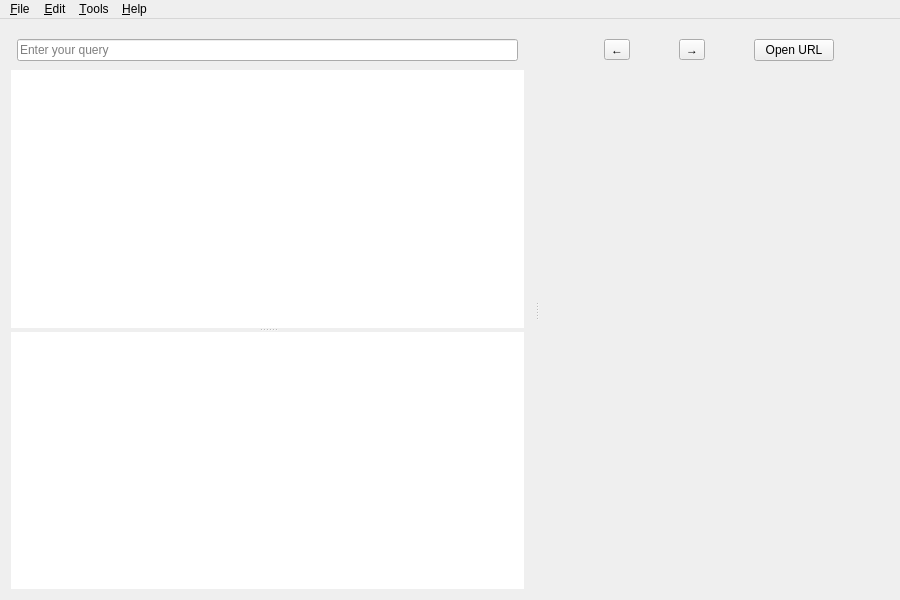
<?xml version="1.0" encoding="UTF-8"?>
<ui version="4.0">
 <class>MainWindow</class>
 <widget class="QMainWindow" name="MainWindow">
  <property name="geometry">
   <rect>
    <x>0</x>
    <y>0</y>
    <width>900</width>
    <height>600</height>
   </rect>
  </property>
  <property name="windowTitle">
   <string>Zeal</string>
  </property>
  <widget class="QWidget" name="centralWidget">
   <layout class="QVBoxLayout" name="centralWidgetLayout">
    <property name="leftMargin">
     <number>0</number>
    </property>
    <property name="topMargin">
     <number>0</number>
    </property>
    <property name="rightMargin">
     <number>0</number>
    </property>
    <property name="bottomMargin">
     <number>0</number>
    </property>
    <item>
     <widget class="QSplitter" name="splitter">
      <property name="childrenCollapsible">
       <bool>false</bool>
      </property>
      <widget class="QWidget" name="layoutWidget">
       <layout class="QVBoxLayout" name="resultPane">
        <property name="spacing">
         <number>0</number>
        </property>
        <item>
         <widget class="ToolBarFrame" name="searchEditWidget" native="true">
          <property name="minimumSize">
           <size>
            <width>0</width>
            <height>40</height>
           </size>
          </property>
          <property name="styleSheet">
           <string notr="true"/>
          </property>
          <layout class="QVBoxLayout" name="searchToolBarFrame">
           <property name="leftMargin">
            <number>6</number>
           </property>
           <property name="topMargin">
            <number>6</number>
           </property>
           <property name="rightMargin">
            <number>6</number>
           </property>
           <property name="bottomMargin">
            <number>6</number>
           </property>
           <item>
            <widget class="SearchEdit" name="lineEdit">
             <property name="placeholderText">
              <string>Enter your query</string>
             </property>
             <property name="clearButtonEnabled">
              <bool>true</bool>
             </property>
            </widget>
           </item>
          </layout>
         </widget>
        </item>
        <item>
         <widget class="QSplitter" name="tocSplitter">
          <property name="orientation">
           <enum>Qt::Vertical</enum>
          </property>
          <widget class="QTreeView" name="treeView">
           <property name="frameShape">
            <enum>QFrame::NoFrame</enum>
           </property>
           <property name="uniformRowHeights">
            <bool>true</bool>
           </property>
           <attribute name="headerVisible">
            <bool>false</bool>
           </attribute>
          </widget>
          <widget class="QListView" name="tocListView">
           <property name="frameShape">
            <enum>QFrame::NoFrame</enum>
           </property>
           <property name="horizontalScrollBarPolicy">
            <enum>Qt::ScrollBarAlwaysOff</enum>
           </property>
           <property name="uniformItemSizes">
            <bool>true</bool>
           </property>
          </widget>
         </widget>
        </item>
       </layout>
      </widget>
      <widget class="QWidget" name="layoutWidget_2">
       <layout class="QVBoxLayout" name="viewInfo">
        <property name="spacing">
         <number>0</number>
        </property>
        <item>
         <widget class="ToolBarFrame" name="navigationBar" native="true">
          <property name="minimumSize">
           <size>
            <width>0</width>
            <height>40</height>
           </size>
          </property>
          <layout class="QHBoxLayout" name="toolbox">
           <property name="topMargin">
            <number>0</number>
           </property>
           <property name="bottomMargin">
            <number>0</number>
           </property>
           <item>
            <widget class="QToolButton" name="backButton">
             <property name="toolTip">
              <string>Go back one page</string>
             </property>
             <property name="styleSheet">
              <string notr="true">QToolButton::menu-indicator { image: none; }</string>
             </property>
             <property name="text">
              <string>←</string>
             </property>
             <property name="icon">
              <iconset theme="go-previous"/>
             </property>
            </widget>
           </item>
           <item>
            <widget class="QToolButton" name="forwardButton">
             <property name="toolTip">
              <string>Go forward one page</string>
             </property>
             <property name="styleSheet">
              <string notr="true">QToolButton::menu-indicator { image: none; }</string>
             </property>
             <property name="text">
              <string>→</string>
             </property>
             <property name="icon">
              <iconset theme="go-next"/>
             </property>
            </widget>
           </item>
           <item>
            <widget class="QPushButton" name="openUrlButton">
             <property name="sizePolicy">
              <sizepolicy hsizetype="Fixed" vsizetype="Fixed">
               <horstretch>0</horstretch>
               <verstretch>0</verstretch>
              </sizepolicy>
             </property>
             <property name="text">
              <string>Open URL</string>
             </property>
            </widget>
           </item>
          </layout>
         </widget>
        </item>
        <item>
         <widget class="SearchableWebView" name="webView" native="true">
          <property name="sizePolicy">
           <sizepolicy hsizetype="Expanding" vsizetype="Expanding">
            <horstretch>0</horstretch>
            <verstretch>0</verstretch>
           </sizepolicy>
          </property>
         </widget>
        </item>
       </layout>
      </widget>
     </widget>
    </item>
   </layout>
  </widget>
  <widget class="QMenuBar" name="menuBar">
   <property name="geometry">
    <rect>
     <x>0</x>
     <y>0</y>
     <width>900</width>
     <height>23</height>
    </rect>
   </property>
   <widget class="QMenu" name="menuFile">
    <property name="title">
     <string>&amp;File</string>
    </property>
    <addaction name="actionNewTab"/>
    <addaction name="actionCloseTab"/>
    <addaction name="separator"/>
    <addaction name="actionQuit"/>
   </widget>
   <widget class="QMenu" name="menuHelp">
    <property name="title">
     <string>&amp;Help</string>
    </property>
    <addaction name="actionSubmitFeedback"/>
    <addaction name="actionCheckForUpdates"/>
    <addaction name="separator"/>
    <addaction name="actionAboutZeal"/>
    <addaction name="actionAboutQt"/>
   </widget>
   <widget class="QMenu" name="menu_Edit">
    <property name="title">
     <string>&amp;Edit</string>
    </property>
    <addaction name="actionFind"/>
    <addaction name="separator"/>
    <addaction name="actionPreferences"/>
   </widget>
   <widget class="QMenu" name="menu_Tools">
    <property name="title">
     <string>&amp;Tools</string>
    </property>
    <addaction name="actionDocsets"/>
   </widget>
   <addaction name="menuFile"/>
   <addaction name="menu_Edit"/>
   <addaction name="menu_Tools"/>
   <addaction name="menuHelp"/>
  </widget>
  <action name="actionQuit">
   <property name="icon">
    <iconset theme="application-exit"/>
   </property>
   <property name="text">
    <string>&amp;Quit</string>
   </property>
  </action>
  <action name="actionPreferences">
   <property name="icon">
    <iconset theme="preferences-desktop"/>
   </property>
   <property name="text">
    <string>Prefere&amp;nces</string>
   </property>
  </action>
  <action name="actionAboutZeal">
   <property name="icon">
    <iconset theme="help-about"/>
   </property>
   <property name="text">
    <string>About &amp;Zeal</string>
   </property>
  </action>
  <action name="actionAboutQt">
   <property name="text">
    <string>About &amp;Qt</string>
   </property>
  </action>
  <action name="actionBack">
   <property name="enabled">
    <bool>false</bool>
   </property>
   <property name="icon">
    <iconset theme="go-previous"/>
   </property>
   <property name="text">
    <string>&amp;Back</string>
   </property>
  </action>
  <action name="actionForward">
   <property name="enabled">
    <bool>false</bool>
   </property>
   <property name="icon">
    <iconset theme="go-next"/>
   </property>
   <property name="text">
    <string>&amp;Forward</string>
   </property>
  </action>
  <action name="actionNewTab">
   <property name="icon">
    <iconset theme="tab-new"/>
   </property>
   <property name="text">
    <string>New &amp;Tab</string>
   </property>
  </action>
  <action name="actionCloseTab">
   <property name="text">
    <string>&amp;Close Tab</string>
   </property>
  </action>
  <action name="actionNextTab">
   <property name="text">
    <string>Next Tab</string>
   </property>
  </action>
  <action name="actionPreviousTab">
   <property name="text">
    <string>Previous Tab</string>
   </property>
  </action>
  <action name="actionSubmitFeedback">
   <property name="text">
    <string>&amp;Submit Feedback...</string>
   </property>
  </action>
  <action name="actionCheckForUpdates">
   <property name="text">
    <string>&amp;Check for updates...</string>
   </property>
  </action>
  <action name="actionFind">
   <property name="icon">
    <iconset theme="edit-find"/>
   </property>
   <property name="text">
    <string>&amp;Find</string>
   </property>
  </action>
  <action name="actionDocsets">
   <property name="text">
    <string>&amp;Docsets...</string>
   </property>
  </action>
 </widget>
 <layoutdefault spacing="6" margin="11"/>
 <customwidgets>
  <customwidget>
   <class>SearchEdit</class>
   <extends>QLineEdit</extends>
   <header>ui/widgets/searchedit.h</header>
  </customwidget>
  <customwidget>
   <class>SearchableWebView</class>
   <extends>QWidget</extends>
   <header>ui/widgets/searchablewebview.h</header>
   <container>1</container>
  </customwidget>
  <customwidget>
   <class>ToolBarFrame</class>
   <extends>QWidget</extends>
   <header>ui/widgets/toolbarframe.h</header>
   <container>1</container>
  </customwidget>
 </customwidgets>
 <resources/>
 <connections/>
</ui>
